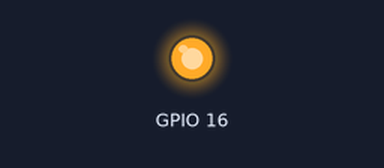
Bench run of a program on a simulated Raspberry Pi (BCM pin numbers). Parts: output pins drawn as LEDs (lit = HIGH). At 4.0 s the program stops and its outputs stay as they are.

Above: at 0.1 s.
At 2.1 s:
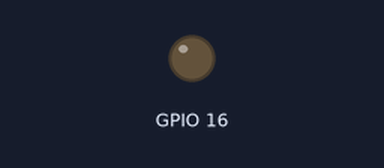
Timing chart, 0 to 3.6 s (numbered marks = the images above):
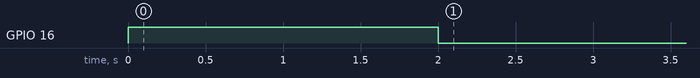

The program:

Buzzer.py
```python
import RPi.GPIO as GPIO
import time
from GPIO.DefinePin import *

class Buzzer:
    def __init__(self, PinBuzzer):
        self.PinBuzzer = PinBuzzer
        GPIO.setmode(GPIO.BCM)
        GPIO.setwarnings(False)
        GPIO.setup(self.PinBuzzer, GPIO.OUT)
        GPIO.output(self.PinBuzzer, False)
    def Enable(self):
        GPIO.output(self.PinBuzzer, True)
    def Disable(self):
        GPIO.output(self.PinBuzzer, False)
    def __exit__(self):
        self.Disable()
        GPIO.cleanup()
    def __del__(self):
        self.Disable()
        GPIO.cleanup()

if __name__ == "__main__":
    Buzz = Buzzer(PinBuzzer = PinBuzzer)
    Buzz.Enable()
    time.sleep(2)
    Buzz.Disable()
    time.sleep(2)
    Buzz.__exit__()
```

DefinePin.py
```python
#Define Pin sensor
PinSensorMetal   = 21

#Define Pin step motor
PinDirectionRight    = 27
PinStepRight         = 22
PinEnableRight       = 5

PinButtonRight      = 13
PinLedRight         = 6

PinDirectionLeft    = 2
PinStepLeft         = 3
PinEnableLeft       = 17

PinButtonLeft       = 26
PinLedLeft          = 19

PinBuzzer         = 16

# PI 4B    |    NFC
# 20              RST
# 4               SS
```

Measured:
- by itself, GPIO 16: LOW → HIGH at 0.00 s, → LOW 2.0 s later
